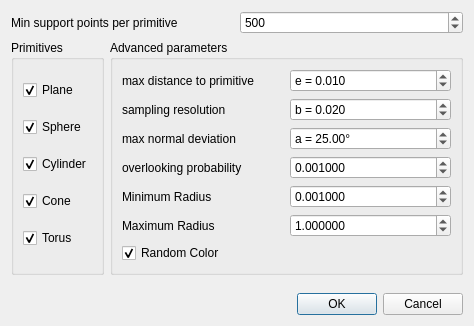
<?xml version="1.0" encoding="UTF-8"?>
<ui version="4.0">
 <class>RansacSDDialog</class>
 <widget class="QDialog" name="RansacSDDialog">
  <property name="geometry">
   <rect>
    <x>0</x>
    <y>0</y>
    <width>474</width>
    <height>326</height>
   </rect>
  </property>
  <property name="windowTitle">
   <string>Ransac Shape Detection</string>
  </property>
  <property name="windowIcon">
   <iconset>
    <normaloff>:/CC/plugin/qRANSAC_SD/images/qRANSAC_SD.png</normaloff>:/CC/plugin/images/qRANSAC_SD/qRANSAC_SD.png</iconset>
  </property>
  <layout class="QFormLayout" name="formLayout">
   <item row="0" column="0" colspan="2">
    <layout class="QHBoxLayout" name="horizontalLayout_3">
     <item>
      <widget class="QLabel" name="label">
       <property name="text">
        <string>Min support points per primitive</string>
       </property>
      </widget>
     </item>
     <item>
      <widget class="QSpinBox" name="supportPointsSpinBox">
       <property name="toolTip">
        <string>This is the minimal number of points required for a primitive</string>
       </property>
       <property name="statusTip">
        <string>This is the minimal number of points required for a primitive</string>
       </property>
       <property name="whatsThis">
        <string>This is the minimal number of points required for a primitive</string>
       </property>
       <property name="minimum">
        <number>10</number>
       </property>
       <property name="maximum">
        <number>1000000000</number>
       </property>
       <property name="singleStep">
        <number>100</number>
       </property>
       <property name="value">
        <number>500</number>
       </property>
      </widget>
     </item>
    </layout>
   </item>
   <item row="1" column="0">
    <widget class="QGroupBox" name="groupBox_2">
     <property name="title">
      <string>Primitives</string>
     </property>
     <layout class="QVBoxLayout" name="verticalLayout_2">
      <item>
       <widget class="QCheckBox" name="planeCheckBox">
        <property name="text">
         <string>Plane</string>
        </property>
        <property name="checked">
         <bool>true</bool>
        </property>
       </widget>
      </item>
      <item>
       <widget class="QCheckBox" name="sphereCheckBox">
        <property name="text">
         <string>Sphere</string>
        </property>
        <property name="checked">
         <bool>true</bool>
        </property>
       </widget>
      </item>
      <item>
       <widget class="QCheckBox" name="cylinderCheckBox">
        <property name="text">
         <string>Cylinder</string>
        </property>
        <property name="checked">
         <bool>true</bool>
        </property>
       </widget>
      </item>
      <item>
       <widget class="QCheckBox" name="coneCheckBox">
        <property name="text">
         <string>Cone</string>
        </property>
        <property name="checked">
         <bool>true</bool>
        </property>
       </widget>
      </item>
      <item>
       <widget class="QCheckBox" name="torusCheckBox">
        <property name="text">
         <string>Torus</string>
        </property>
        <property name="checked">
         <bool>true</bool>
        </property>
       </widget>
      </item>
     </layout>
    </widget>
   </item>
   <item row="1" column="1">
    <widget class="QGroupBox" name="groupBox">
     <property name="title">
      <string>Advanced parameters</string>
     </property>
     <layout class="QVBoxLayout" name="verticalLayout">
      <item>
       <layout class="QHBoxLayout" name="horizontalLayout">
        <item>
         <widget class="QLabel" name="label_2">
          <property name="text">
           <string>max distance to primitive</string>
          </property>
         </widget>
        </item>
        <item>
         <widget class="QDoubleSpinBox" name="epsilonDoubleSpinBox">
          <property name="toolTip">
           <string>Maximum distance of samples to the ideal shape</string>
          </property>
          <property name="prefix">
           <string notr="true">e = </string>
          </property>
          <property name="decimals">
           <number>3</number>
          </property>
          <property name="maximum">
           <double>1000000000.000000000000000</double>
          </property>
          <property name="singleStep">
           <double>0.010000000000000</double>
          </property>
          <property name="value">
           <double>0.010000000000000</double>
          </property>
         </widget>
        </item>
       </layout>
      </item>
      <item>
       <layout class="QHBoxLayout" name="horizontalLayout_2">
        <item>
         <widget class="QLabel" name="label_3">
          <property name="text">
           <string>sampling resolution</string>
          </property>
         </widget>
        </item>
        <item>
         <widget class="QDoubleSpinBox" name="bitmapEpsilonDoubleSpinBox">
          <property name="toolTip">
           <string>Should correspond to the distance between neighboring points in the data</string>
          </property>
          <property name="prefix">
           <string notr="true">b = </string>
          </property>
          <property name="decimals">
           <number>3</number>
          </property>
          <property name="maximum">
           <double>1000000000.000000000000000</double>
          </property>
          <property name="singleStep">
           <double>0.010000000000000</double>
          </property>
          <property name="value">
           <double>0.020000000000000</double>
          </property>
         </widget>
        </item>
       </layout>
      </item>
      <item>
       <layout class="QHBoxLayout" name="horizontalLayout_4">
        <item>
         <widget class="QLabel" name="label_4">
          <property name="text">
           <string>max normal deviation</string>
          </property>
         </widget>
        </item>
        <item>
         <widget class="QDoubleSpinBox" name="maxNormDevAngleSpinBox">
          <property name="toolTip">
           <string>Maximum deviation from the ideal shape normal vector (in degrees)</string>
          </property>
          <property name="prefix">
           <string notr="true">a = </string>
          </property>
          <property name="suffix">
           <string notr="true">°</string>
          </property>
          <property name="maximum">
           <double>90.000000000000000</double>
          </property>
          <property name="singleStep">
           <double>1.000000000000000</double>
          </property>
          <property name="value">
           <double>25.000000000000000</double>
          </property>
         </widget>
        </item>
       </layout>
      </item>
      <item>
       <layout class="QHBoxLayout" name="horizontalLayout_5">
        <item>
         <widget class="QLabel" name="label_5">
          <property name="text">
           <string>overlooking probability</string>
          </property>
         </widget>
        </item>
        <item>
         <widget class="QDoubleSpinBox" name="probaDoubleSpinBox">
          <property name="toolTip">
           <string>Probability that no better candidate was overlooked during sampling (the lower the better!)</string>
          </property>
          <property name="decimals">
           <number>6</number>
          </property>
          <property name="maximum">
           <double>1.000000000000000</double>
          </property>
          <property name="singleStep">
           <double>0.001000000000000</double>
          </property>
          <property name="value">
           <double>0.001000000000000</double>
          </property>
         </widget>
        </item>
       </layout>
      </item>
      <item>
       <layout class="QHBoxLayout" name="horizontalLayout_6">
        <item>
         <widget class="QLabel" name="label_8">
          <property name="text">
           <string>Minimum Radius</string>
          </property>
         </widget>
        </item>
        <item>
         <widget class="QDoubleSpinBox" name="minRadiusSpinBox">
          <property name="decimals">
           <number>6</number>
          </property>
          <property name="minimum">
           <double>0.000001000000000</double>
          </property>
          <property name="maximum">
           <double>100000.000000000000000</double>
          </property>
          <property name="singleStep">
           <double>0.010000000000000</double>
          </property>
          <property name="value">
           <double>0.001000000000000</double>
          </property>
         </widget>
        </item>
       </layout>
      </item>
      <item>
       <layout class="QHBoxLayout" name="horizontalLayout_7">
        <item>
         <widget class="QLabel" name="label_9">
          <property name="text">
           <string>Maximum Radius</string>
          </property>
         </widget>
        </item>
        <item>
         <widget class="QDoubleSpinBox" name="maxRadiusSpinBox">
          <property name="decimals">
           <number>6</number>
          </property>
          <property name="minimum">
           <double>0.001000000000000</double>
          </property>
          <property name="maximum">
           <double>10000000.000000000000000</double>
          </property>
          <property name="singleStep">
           <double>0.010000000000000</double>
          </property>
          <property name="value">
           <double>1.000000000000000</double>
          </property>
         </widget>
        </item>
       </layout>
      </item>
      <item>
       <widget class="QCheckBox" name="randomColorCheckBox">
        <property name="text">
         <string>Random Color</string>
        </property>
        <property name="checked">
         <bool>true</bool>
        </property>
       </widget>
      </item>
     </layout>
    </widget>
   </item>
   <item row="2" column="1">
    <spacer name="verticalSpacer">
     <property name="orientation">
      <enum>Qt::Vertical</enum>
     </property>
     <property name="sizeHint" stdset="0">
      <size>
       <width>20</width>
       <height>40</height>
      </size>
     </property>
    </spacer>
   </item>
   <item row="3" column="1">
    <widget class="QDialogButtonBox" name="buttonBox">
     <property name="orientation">
      <enum>Qt::Horizontal</enum>
     </property>
     <property name="standardButtons">
      <set>QDialogButtonBox::Cancel|QDialogButtonBox::Ok</set>
     </property>
    </widget>
   </item>
  </layout>
 </widget>
 <resources>
  <include location="../qRANSAC_SD.qrc"/>
 </resources>
 <connections>
  <connection>
   <sender>buttonBox</sender>
   <signal>accepted()</signal>
   <receiver>RansacSDDialog</receiver>
   <slot>accept()</slot>
   <hints>
    <hint type="sourcelabel">
     <x>248</x>
     <y>254</y>
    </hint>
    <hint type="destinationlabel">
     <x>157</x>
     <y>274</y>
    </hint>
   </hints>
  </connection>
  <connection>
   <sender>buttonBox</sender>
   <signal>rejected()</signal>
   <receiver>RansacSDDialog</receiver>
   <slot>reject()</slot>
   <hints>
    <hint type="sourcelabel">
     <x>316</x>
     <y>260</y>
    </hint>
    <hint type="destinationlabel">
     <x>286</x>
     <y>274</y>
    </hint>
   </hints>
  </connection>
 </connections>
</ui>
